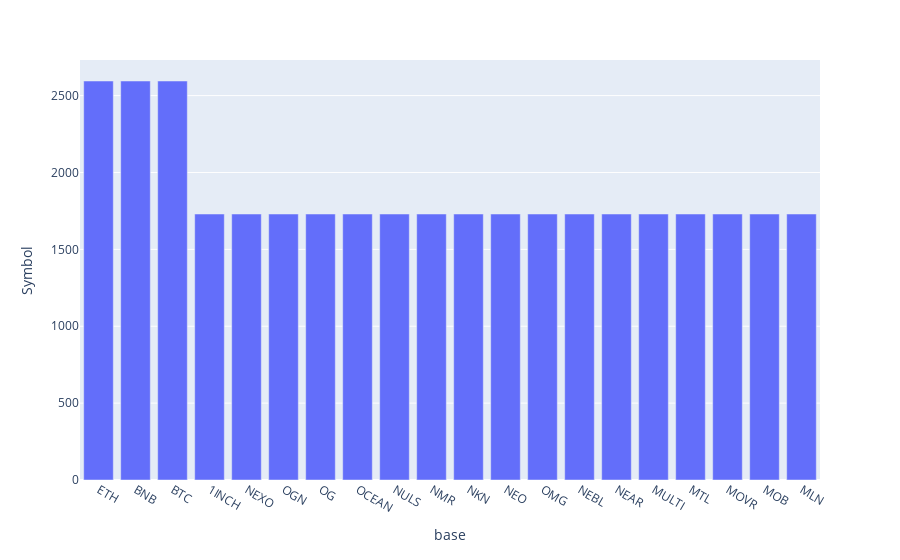

Notebook code for this chart:
### Code cell
g_data = f_data.groupby('base').count()[['Symbol']].sort_values(by='Symbol', ascending=False).head(20)
fig = px.bar(g_data, x=g_data.index, y='Symbol')
fig.show()

### Figure 1 — Plotly figure (JSON) as saved in the notebook; plotly's stock layout.template omitted (floating-point values rounded to 4 significant figures)
{"data": [{"alignmentgroup": "True", "hovertemplate": "base=%{x}<br>Symbol=%{y}<extra></extra>", "legendgroup": "", "marker": {"color": "#636efa", "pattern": {"shape": ""}}, "name": "", "offsetgroup": "", "orientation": "v", "showlegend": false, "textposition": "auto", "type": "bar", "x": ["ETH", "BNB", "BTC", "1INCH", "NEXO", "OGN", "OG", "OCEAN", "NULS", "NMR", "NKN", "NEO", "OMG", "NEBL", "NEAR", "MULTI", "MTL", "MOVR", "MOB", "MLN"], "xaxis": "x", "y": [2595, 2595, 2595, 1730, 1730, 1730, 1730, 1730, 1730, 1730, 1730, 1730, 1730, 1730, 1730, 1730, 1730, 1730, 1730, 1730], "yaxis": "y"}], "layout": {"barmode": "relative", "legend": {"tracegroupgap": 0}, "margin": {"t": 60}, "xaxis": {"anchor": "y", "domain": [0, 1], "title": {"text": "base"}}, "yaxis": {"anchor": "x", "domain": [0, 1], "title": {"text": "Symbol"}}}}
